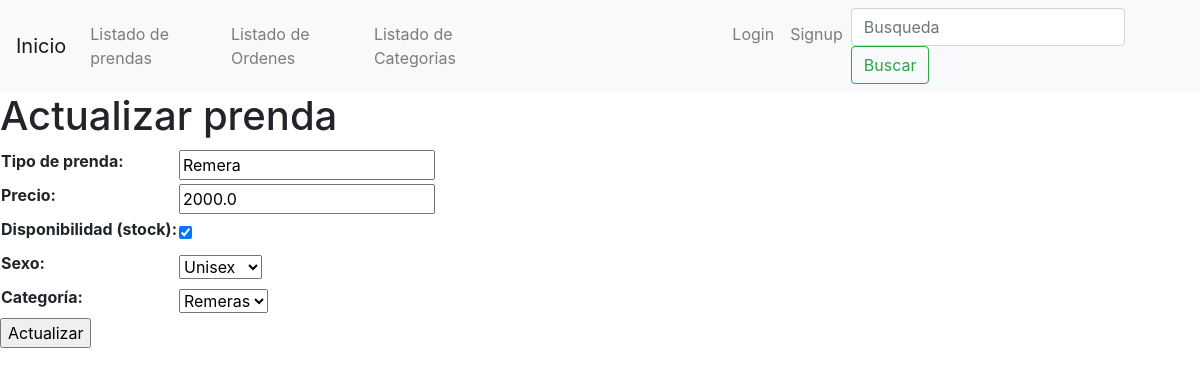
/clothes/update-garment/2/, run on the app's committed database.
### clothes/models.py (models this page shows, shortened)
class Clothes(models.Model):
    CHOICES = (
    ('man', 'Hombre'),
    ('woman', 'Mujer'),
    ('unisex', 'Unisex'),
)
    CATEGORIES = (
        ('jumpers', 'Buzos'),
        ('shirts', 'Remeras'),
        ('caps', 'Gorras'),
    )
    class Meta:
        verbose_name_plural = 'Prendas'
    type = models.CharField(max_length=123, verbose_name= 'Prenda')
    price = models.FloatField(default=0, verbose_name= 'Precio')
    stock = models.BooleanField(default=False, verbose_name= 'Existencias')
    sex = models.CharField(choices = CHOICES, max_length= 6, default= 'unisex', verbose_name = 'Sexo')
    category = models.CharField(choices = CATEGORIES, max_length= 7, default= 'shirts', verbose_name= 'Categoría')

### clothes/views.py (the view, shortened to what this page needs)
# urls.py: path('update-garment/<int:pk>/', update_garment, name='update_garment'),
def update_garment(request, pk):
    garment = Clothes.objects.get(id=pk)
    if request.method == 'GET':
        context = {
            'form': ClothesForm(
                initial={
                    'type':garment.type,
                    'price':garment.price,
                    'stock':garment.stock,
                    'sex':garment.sex,
                    'category':garment.category,
                }
            )
        }
        return render(request, 'clothes/update_garment.html', context=context)

### clothes/forms.py
class ClothesForm(forms.Form):
    CHOICES = (
    ('man', 'Hombre'),
    ('woman', 'Mujer'),
    ('unisex', 'Unisex'),
)
    CATEGORIES = (
        ('jumpers', 'Buzos'),
        ('shirts', 'Remeras'),
        ('caps', 'Gorras'),
    )
    type = forms.CharField(max_length=123, label = 'Tipo de prenda')
    price = forms.FloatField(label = 'Precio')
    stock = forms.BooleanField(required=False, label = 'Disponibilidad (stock)')
    sex = forms.ChoiceField(choices = CHOICES, label = 'Sexo')
    category = forms.ChoiceField(choices = CATEGORIES, label= 'Categoría')

### Templates/clothes/update_garment.html (shortened to what this page needs)
{% extends 'base.html' %}
{% block content %}
    <h1>Actualizar prenda</h1>
    {% if form %}
        <form action="" method="POST">
            <table>
                {{form.as_table}}
            </table>
            <input type="submit" value="Actualizar">
        </form>
    {% endif %}
{% endblock %}
{% block search %}
<form class="form-inline my-2 my-lg-0" action="/clothes/list-clothes" method="GET">
{% endblock %}

### data on the page
Clothes: type "Remera", price "2000.0", stock "☑", sex "Unisex", category "Remeras"
